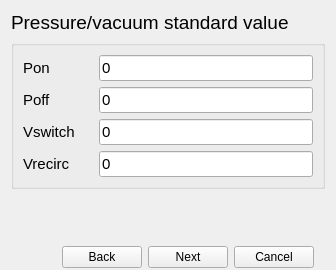
         <widget class="QWidget" name="page_4">
          <layout class="QGridLayout" name="gridLayout_4">
           <property name="bottomMargin">
            <number>0</number>
           </property>
           <item row="1" column="0">
            <widget class="QGroupBox" name="groupBox_11">
             <property name="font">
              <font>
               <pointsize>11</pointsize>
              </font>
             </property>
             <property name="title">
              <string/>
             </property>
             <layout class="QGridLayout" name="gridLayout_18">
              <item row="0" column="0">
               <widget class="QLabel" name="label_29">
                <property name="minimumSize">
                 <size>
                  <width>70</width>
                  <height>0</height>
                 </size>
                </property>
                <property name="font">
                 <font>
                  <pointsize>11</pointsize>
                 </font>
                </property>
                <property name="text">
                 <string>Pon</string>
                </property>
               </widget>
              </item>
              <item row="0" column="1">
               <widget class="QLineEdit" name="lineEdit_wizard_setPon">
                <property name="font">
                 <font>
                  <pointsize>11</pointsize>
                 </font>
                </property>
                <property name="text">
                 <string>0</string>
                </property>
               </widget>
              </item>
              <item row="1" column="0">
               <widget class="QLabel" name="label_30">
                <property name="font">
                 <font>
                  <pointsize>11</pointsize>
                 </font>
                </property>
                <property name="text">
                 <string>Poff</string>
                </property>
               </widget>
              </item>
              <item row="1" column="1">
               <widget class="QLineEdit" name="lineEdit_wizard_setPoff">
                <property name="font">
                 <font>
                  <pointsize>11</pointsize>
                 </font>
                </property>
                <property name="text">
                 <string>0</string>
                </property>
               </widget>
              </item>
              <item row="2" column="0">
               <widget class="QLabel" name="label_31">
                <property name="font">
                 <font>
                  <pointsize>11</pointsize>
                 </font>
                </property>
                <property name="text">
                 <string>Vswitch</string>
                </property>
               </widget>
              </item>
              <item row="2" column="1">
               <widget class="QLineEdit" name="lineEdit_wizard_setVs">
                <property name="font">
                 <font>
                  <pointsize>11</pointsize>
                 </font>
                </property>
                <property name="text">
                 <string>0</string>
                </property>
               </widget>
              </item>
              <item row="3" column="0">
               <widget class="QLabel" name="label_32">
                <property name="font">
                 <font>
                  <pointsize>11</pointsize>
                 </font>
                </property>
                <property name="text">
                 <string>Vrecirc</string>
                </property>
               </widget>
              </item>
              <item row="3" column="1">
               <widget class="QLineEdit" name="lineEdit_wizard_setVr">
                <property name="font">
                 <font>
                  <pointsize>11</pointsize>
                 </font>
                </property>
                <property name="text">
                 <string>0</string>
                </property>
               </widget>
              </item>
             </layout>
            </widget>
           </item>
           <item row="3" column="0">
            <widget class="QGroupBox" name="groupBox_7">
             <property name="maximumSize">
              <size>
               <width>16777215</width>
               <height>45</height>
              </size>
             </property>
             <property name="font">
              <font>
               <pointsize>11</pointsize>
              </font>
             </property>
             <property name="styleSheet">
              <string notr="true">QGroupBox {
    border: 2px solid transparent;
}</string>
             </property>
             <property name="title">
              <string/>
             </property>
             <layout class="QGridLayout" name="gridLayout_15">
              <property name="bottomMargin">
               <number>0</number>
              </property>
              <item row="0" column="2">
               <widget class="QPushButton" name="pushButton_next4">
                <property name="text">
                 <string>Next</string>
                </property>
               </widget>
              </item>
              <item row="0" column="3">
               <widget class="QPushButton" name="pushButton_cancel4">
                <property name="text">
                 <string>Cancel</string>
                </property>
               </widget>
              </item>
              <item row="0" column="1">
               <widget class="QPushButton" name="pushButton_back4">
                <property name="text">
                 <string>Back</string>
                </property>
               </widget>
              </item>
              <item row="0" column="0">
               <spacer name="horizontalSpacer_8">
                <property name="orientation">
                 <enum>Qt::Horizontal</enum>
                </property>
                <property name="sizeHint" stdset="0">
                 <size>
                  <width>40</width>
                  <height>20</height>
                 </size>
                </property>
               </spacer>
              </item>
             </layout>
            </widget>
           </item>
           <item row="2" column="0">
            <spacer name="verticalSpacer_6">
             <property name="orientation">
              <enum>Qt::Vertical</enum>
             </property>
             <property name="sizeHint" stdset="0">
              <size>
               <width>20</width>
               <height>40</height>
              </size>
             </property>
            </spacer>
           </item>
           <item row="0" column="0">
            <widget class="QLabel" name="label_7">
             <property name="font">
              <font>
               <pointsize>14</pointsize>
              </font>
             </property>
             <property name="text">
              <string>Pressure/vacuum standard value</string>
             </property>
            </widget>
           </item>
          </layout>
         </widget>
